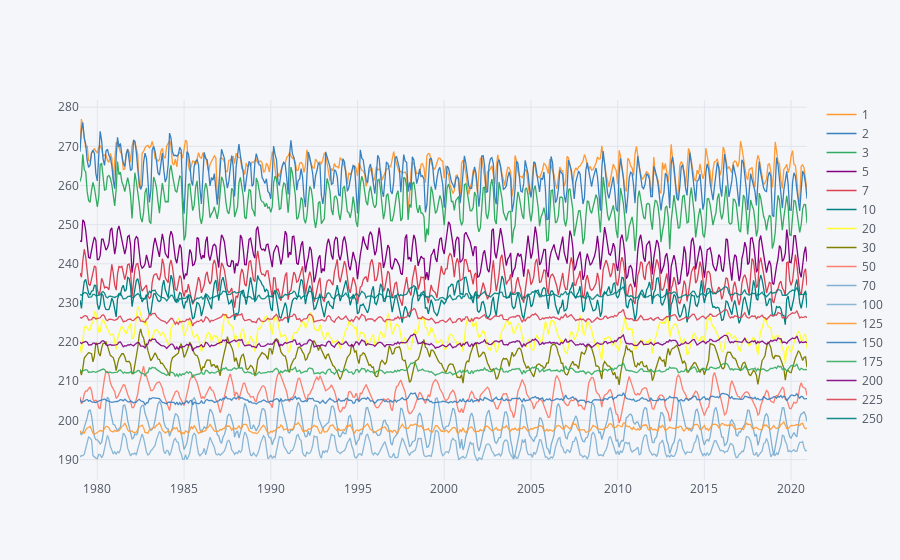

This figure's notebook cell:
### Code cell
df.drop(labels='ENSO 3.4 Anomaly', axis=1).iplot()

### Figure 1 — Plotly figure (JSON) as saved in the notebook; plotly's stock layout.template omitted (floating-point values rounded to 4 significant figures; data arrays with more than 128 entries replaced by an {"elided": "..."} marker saying what was removed)
{"data": [{"line": {"color": "rgba(255, 153, 51, 1.0)", "dash": "solid", "shape": "linear", "width": 1.3}, "mode": "lines", "name": "1", "text": "", "type": "scatter", "uid": "e1468b14-a0b4-4116-abf4-c0fbd968e02b", "x": {"elided": "504 str values"}, "y": {"elided": "504 float values"}}, {"line": {"color": "rgba(55, 128, 191, 1.0)", "dash": "solid", "shape": "linear", "width": 1.3}, "mode": "lines", "name": "2", "text": "", "type": "scatter", "uid": "1e3f23c9-5109-4770-88bb-2debcbfc5820", "x": {"elided": "504 str values"}, "y": {"elided": "504 float values"}}, {"line": {"color": "rgba(50, 171, 96, 1.0)", "dash": "solid", "shape": "linear", "width": 1.3}, "mode": "lines", "name": "3", "text": "", "type": "scatter", "uid": "4ca16496-9868-4d84-9a10-4738cf99e5b9", "x": {"elided": "504 str values"}, "y": {"elided": "504 float values"}}, {"line": {"color": "rgba(128, 0, 128, 1.0)", "dash": "solid", "shape": "linear", "width": 1.3}, "mode": "lines", "name": "5", "text": "", "type": "scatter", "uid": "fe37d080-1c92-4581-8b3c-fe7c83553828", "x": {"elided": "504 str values"}, "y": {"elided": "504 float values"}}, {"line": {"color": "rgba(219, 64, 82, 1.0)", "dash": "solid", "shape": "linear", "width": 1.3}, "mode": "lines", "name": "7", "text": "", "type": "scatter", "uid": "a7c3a01c-0e50-4b1e-a476-59712704c25c", "x": {"elided": "504 str values"}, "y": {"elided": "504 float values"}}, {"line": {"color": "rgba(0, 128, 128, 1.0)", "dash": "solid", "shape": "linear", "width": 1.3}, "mode": "lines", "name": "10", "text": "", "type": "scatter", "uid": "77545d54-68e0-4dec-87f5-298dd689320c", "x": {"elided": "504 str values"}, "y": {"elided": "504 float values"}}, {"line": {"color": "rgba(255, 255, 51, 1.0)", "dash": "solid", "shape": "linear", "width": 1.3}, "mode": "lines", "name": "20", "text": "", "type": "scatter", "uid": "0aa19cfc-1a5f-4574-ad30-c0b335a8d271", "x": {"elided": "504 str values"}, "y": {"elided": "504 float values"}}, {"line": {"color": "rgba(128, 128, 0, 1.0)", "dash": "solid", "shape": "linear", "width": 1.3}, "mode": "lines", "name": "30", "text": "", "type": "scatter", "uid": "38b35ee3-cf23-4f01-b6b5-71b774ed4e97", "x": {"elided": "504 str values"}, "y": {"elided": "504 float values"}}, {"line": {"color": "rgba(251, 128, 114, 1.0)", "dash": "solid", "shape": "linear", "width": 1.3}, "mode": "lines", "name": "50", "text": "", "type": "scatter", "uid": "371d385c-e118-464e-9ea5-929d40c7d96a", "x": {"elided": "504 str values"}, "y": {"elided": "504 float values"}}, {"line": {"color": "rgba(128, 177, 211, 1.0)", "dash": "solid", "shape": "linear", "width": 1.3}, "mode": "lines", "name": "70", "text": "", "type": "scatter", "uid": "9b6e3f9f-238d-412a-a42e-9d9ba4d94556", "x": {"elided": "504 str values"}, "y": {"elided": "504 float values"}}, {"line": {"color": "rgba(128, 177, 211, 0.8999999999999999)", "dash": "solid", "shape": "linear", "width": 1.3}, "mode": "lines", "name": "100", "text": "", "type": "scatter", "uid": "1ace10b7-5284-46e4-aedc-ca54079abdc1", "x": {"elided": "504 str values"}, "y": {"elided": "504 float values"}}, {"line": {"color": "rgba(255, 153, 51, 0.8999999999999999)", "dash": "solid", "shape": "linear", "width": 1.3}, "mode": "lines", "name": "125", "text": "", "type": "scatter", "uid": "f106d846-bd11-4fac-a404-cd050f812f0a", "x": {"elided": "504 str values"}, "y": {"elided": "504 float values"}}, {"line": {"color": "rgba(55, 128, 191, 0.8999999999999999)", "dash": "solid", "shape": "linear", "width": 1.3}, "mode": "lines", "name": "150", "text": "", "type": "scatter", "uid": "c18822f3-1850-403f-8a38-d128a54807e9", "x": {"elided": "504 str values"}, "y": {"elided": "504 float values"}}, {"line": {"color": "rgba(50, 171, 96, 0.8999999999999999)", "dash": "solid", "shape": "linear", "width": 1.3}, "mode": "lines", "name": "175", "text": "", "type": "scatter", "uid": "ac9e823f-4b56-4b6c-a68a-53860e5592a8", "x": {"elided": "504 str values"}, "y": {"elided": "504 float values"}}, {"line": {"color": "rgba(128, 0, 128, 0.8999999999999999)", "dash": "solid", "shape": "linear", "width": 1.3}, "mode": "lines", "name": "200", "text": "", "type": "scatter", "uid": "02dbb059-f8d6-4aa7-bd3e-0a303d96f5bb", "x": {"elided": "504 str values"}, "y": {"elided": "504 float values"}}, {"line": {"color": "rgba(219, 64, 82, 0.8999999999999999)", "dash": "solid", "shape": "linear", "width": 1.3}, "mode": "lines", "name": "225", "text": "", "type": "scatter", "uid": "5c6b619b-f9a4-4565-97de-8b4063b7d5d3", "x": {"elided": "504 str values"}, "y": {"elided": "504 float values"}}, {"line": {"color": "rgba(0, 128, 128, 0.8999999999999999)", "dash": "solid", "shape": "linear", "width": 1.3}, "mode": "lines", "name": "250", "text": "", "type": "scatter", "uid": "5649d9a7-63d6-4e6a-a09e-ccc25ecd1b58", "x": {"elided": "504 str values"}, "y": {"elided": "504 float values"}}], "layout": {"legend": {"bgcolor": "#F5F6F9", "font": {"color": "#4D5663"}}, "paper_bgcolor": "#F5F6F9", "plot_bgcolor": "#F5F6F9", "title": {"font": {"color": "#4D5663"}}, "xaxis": {"gridcolor": "#E1E5ED", "showgrid": true, "tickfont": {"color": "#4D5663"}, "title": {"font": {"color": "#4D5663"}, "text": ""}, "zerolinecolor": "#E1E5ED"}, "yaxis": {"gridcolor": "#E1E5ED", "showgrid": true, "tickfont": {"color": "#4D5663"}, "title": {"font": {"color": "#4D5663"}, "text": ""}, "zerolinecolor": "#E1E5ED"}}}
